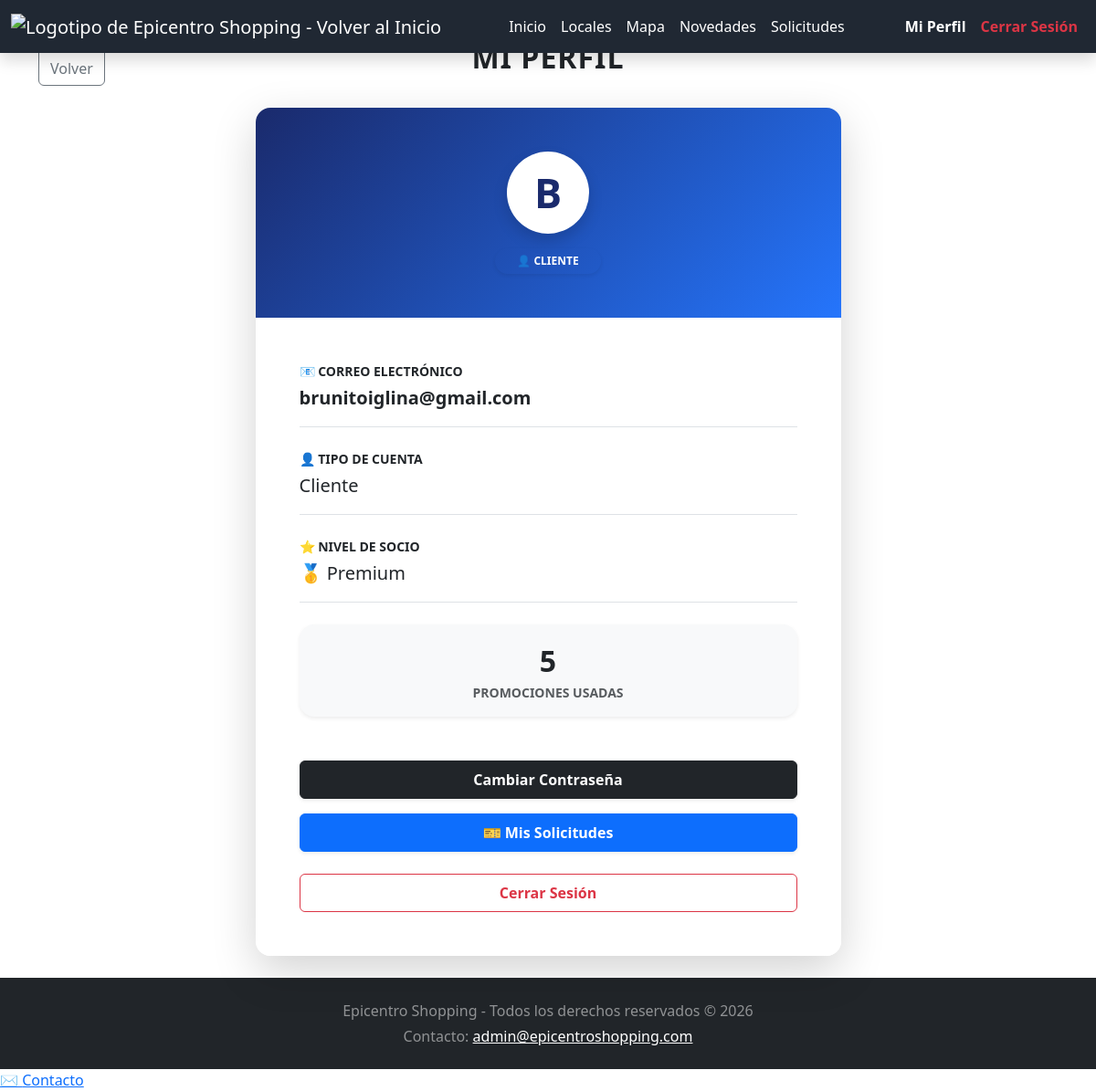
/index.php?vista=cliente_perfil (signed in), run on the app's committed database.
### tables this page shows
CREATE TABLE `usuarios` (
  `id` int(11) NOT NULL,
  `email` varchar(255) NOT NULL,
  `password` varchar(255) NOT NULL,
  `tipo` enum('Administrador','Dueno','Cliente') NOT NULL,
  `categoria` enum('Inicial','Medium','Premium') DEFAULT NULL,
  `validado` tinyint(1) DEFAULT 0,
  `token_validacion` varchar(255) DEFAULT NULL
);

### private/logic/queries/usuarios.queries.php (called while the page is built, shortened)
<?php
function get_usuario(int $id): ?array
{
    $conn = getDB();
    $stmt = $conn->prepare("SELECT * FROM usuarios WHERE id = ?");
    $stmt->bind_param("i", $id);
    if (!$stmt->execute()) {
        error_log("Error en get_usuario: " . $stmt->error);
        return null;
    }
    $result = $stmt->get_result();
    $usuario = $result->fetch_assoc();
    return $usuario;
}
function get_total_promociones_usadas_cliente(int $usuario_id): int
{
    $conn = getDB();
    $stmt = $conn->prepare("SELECT COUNT(*) as total FROM promociones_cliente WHERE idCliente = ?");
    $stmt->bind_param('i', $usuario_id);
    $stmt->execute();
    $result = $stmt->get_result();
    $row = $result->fetch_assoc();
    return (int) $row['total'];
}

### private/logic/usuarios.read.php (called while the page is built, shortened)
<?php
require_once __DIR__ . '/queries/usuarios.queries.php';
switch ($vista) {
    case 'cliente_perfil':
        $user = get_usuario((int)$_SESSION['user_id']);
        $total_promos_usadas = get_total_promociones_usadas_cliente((int)$_SESSION['user_id']);
        break;
}

### public/client/miperfil.php (the view, shortened to what this page needs)
<!DOCTYPE html>
<html lang="es">
<head>
    <link rel="stylesheet" href="https://cdn.jsdelivr.net/npm/bootstrap@5.3.3/dist/css/bootstrap.min.css">
    <link rel="stylesheet" href="public/css/fix_header.css">
    <link rel="stylesheet" href="public/css/header.css">
    <link rel="stylesheet" href="public/css/footer.css">
    <link rel="stylesheet" href="public/css/back_button.css">
    <link rel="stylesheet" href="public/css/buttons.css">
    <link rel="stylesheet" href="public/css/profile.css">
    <link rel="stylesheet" href="public/css/styles_fondo_and_titles.css">
</head>
<body>
    <?php include __DIR__ . '/../../includes/header.php'; ?>
    <main id="main-content" class="profile-wrapper py-4">
        <div class="container">
            <div class="row align-items-center mb-4 mt-2">
                <div class="col-2 col-md-1 text-start">
                    <?php include __DIR__ . '/../../includes/back_button.php'; ?>
                </div>
                <div class="col-8 col-md-10">
                    <h1 class="text-center m-0 fw-bold text-uppercase h2" style="letter-spacing: 1px;">
                        Mi Perfil
                    </h1>
                </div>
            </div>
            <div class="row justify-content-center">
                <div class="col-lg-7 col-md-10">
                    <div class="profile-card shadow-lg border-0 rounded-4 overflow-hidden">
                        <div class="profile-header text-center py-5 text-white" style="background: linear-gradient(135deg, #1a2a6c 0%, #2575fc 100%);">
                            <div class="profile-avatar mx-auto mb-3 shadow" style="width: 90px; height: 90px; background: white; color: #1a2a6c; border-radius: 50%; display: flex; align-items: center; justify-content: center; font-size: 2.8rem; font-weight: bold;" aria-hidden="true">
                                <?= strtoupper(substr($user['email'], 0, 1)); ?>
                            </div>
                            <div class="profile-role badge rounded-pill px-4 py-2 shadow-sm fw-bold">
                                <?php
                                $role_display = [
                                    'Cliente' => '👤 CLIENTE',
                                    'Dueno' => '🏪 DUEÑO DE LOCAL',
                                    'Administrador' => '⚡ ADMINISTRADOR'
                                ];
                                echo $role_display[$user['tipo']] ?? $user['tipo'];
                                ?>
                            </div>
                        </div>
                        <div class="profile-body p-4 p-md-5 bg-white">
                            <div class="info-section mb-4 border-bottom pb-3">
                                <div class="info-label small fw-bold text-uppercase mb-1">📧 Correo Electrónico</div>
                                <div class="info-value fs-5 fw-semibold text-break"><?= htmlspecialchars($user['email']); ?></div>
                            </div>
                            <div class="info-section mb-4 border-bottom pb-3">
                                <div class="info-label small fw-bold text-uppercase mb-1">👤 Tipo de Cuenta</div>
                                <div class="info-value fs-5"><?= htmlspecialchars($user['tipo']); ?></div>
                            </div>
                            <?php if ($user['tipo'] == 'Cliente'): ?>
                                <div class="info-section mb-4 border-bottom pb-3">
                                    <div class="info-label small fw-bold text-uppercase mb-1">⭐ Nivel de Socio</div>
                                    <div class="info-value fs-5">
                                        <?php
                                        $cat_icons = ['Inicial' => '🥉', 'Medium' => '🥈', 'Premium' => '🥇'];
                                        echo ($cat_icons[$user['categoria']] ?? '') . ' ' . htmlspecialchars($user['categoria']);
                                        ?>
                                    </div>
                                </div>
                                <div class="stats-grid mb-4">
                                    <div class="stat-card p-3 bg-light rounded-4 text-center border-0 shadow-sm">
                                        <div class="stat-number fw-bold fs-2"><?= $total_promos_usadas; ?></div>
                                        <div class="stat-label text-muted small text-uppercase fw-bold">Promociones Usadas</div>
                                    </div>
                                </div>
                            <?php endif; ?>
                            <div class="action-buttons d-grid gap-3 mt-5">
                                <a href="index.php?vista=cliente_mod_perfil" class="btn btn-dark py-2 fw-bold shadow-sm">
                                    <i class="bi bi-shield-lock"></i> Cambiar Contraseña
                                </a>
                                <?php if ($user['tipo'] == 'Cliente'): ?>
                                    <a href="index.php?vista=cliente_promociones" class="btn btn-primary py-2 fw-bold shadow-sm">
                                        🎫 Mis Solicitudes
                                    </a>
                                <?php elseif ($user['tipo'] == 'Dueno'): ?>
                                    <a href="index.php?vista=dueno_promociones" class="btn btn-primary py-2 fw-bold shadow-sm">
                                        🏪 Gestionar Mis Promos
                                    </a>
                                <?php elseif ($user['tipo'] == 'Administrador'): ?>
                                    <a href="index.php?vista=admin_locales" class="btn btn-primary py-2 fw-bold shadow-sm">
                                        🏢 Panel Administrativo
                                    </a>
                                <?php endif; ?>
                                <a href="public/logout.php" class="btn btn-outline-danger py-2 mt-2 fw-bold">
                                    Cerrar Sesión
                                </a>
                            </div>
                        </div>
                    </div>
                </div>
            </div>
        </div>
    </main>
    <?php include __DIR__ . '/../../includes/footer.php'; ?>
</body>
</html>

### data on the page
usuarios: email "B", tipo "👤 CLIENTE", email "brunitoiglina@gmail.com", tipo "Cliente", categoria "🥇", categoria "Premium"

### other printed values
$total_promos_usadas "5"
